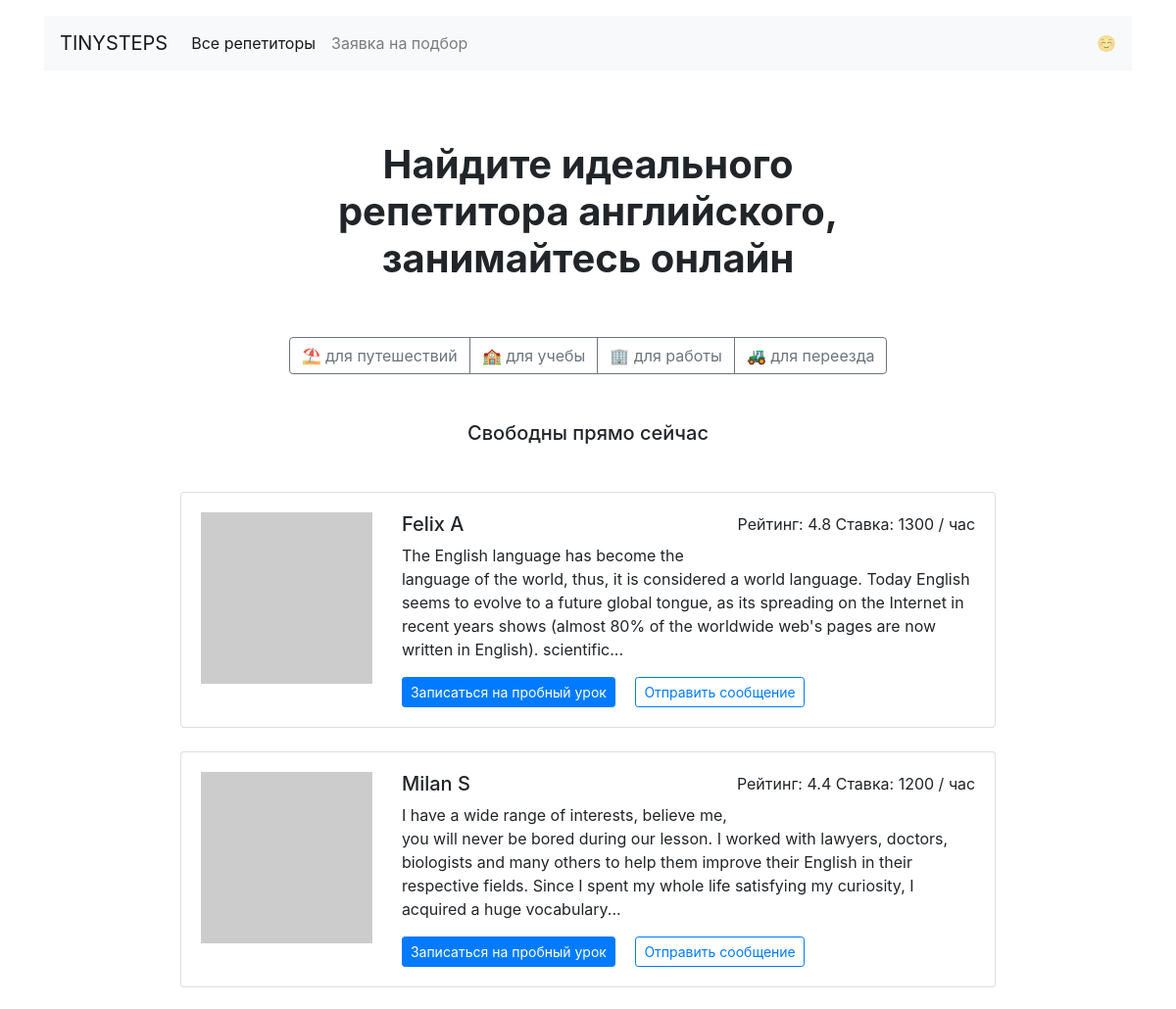
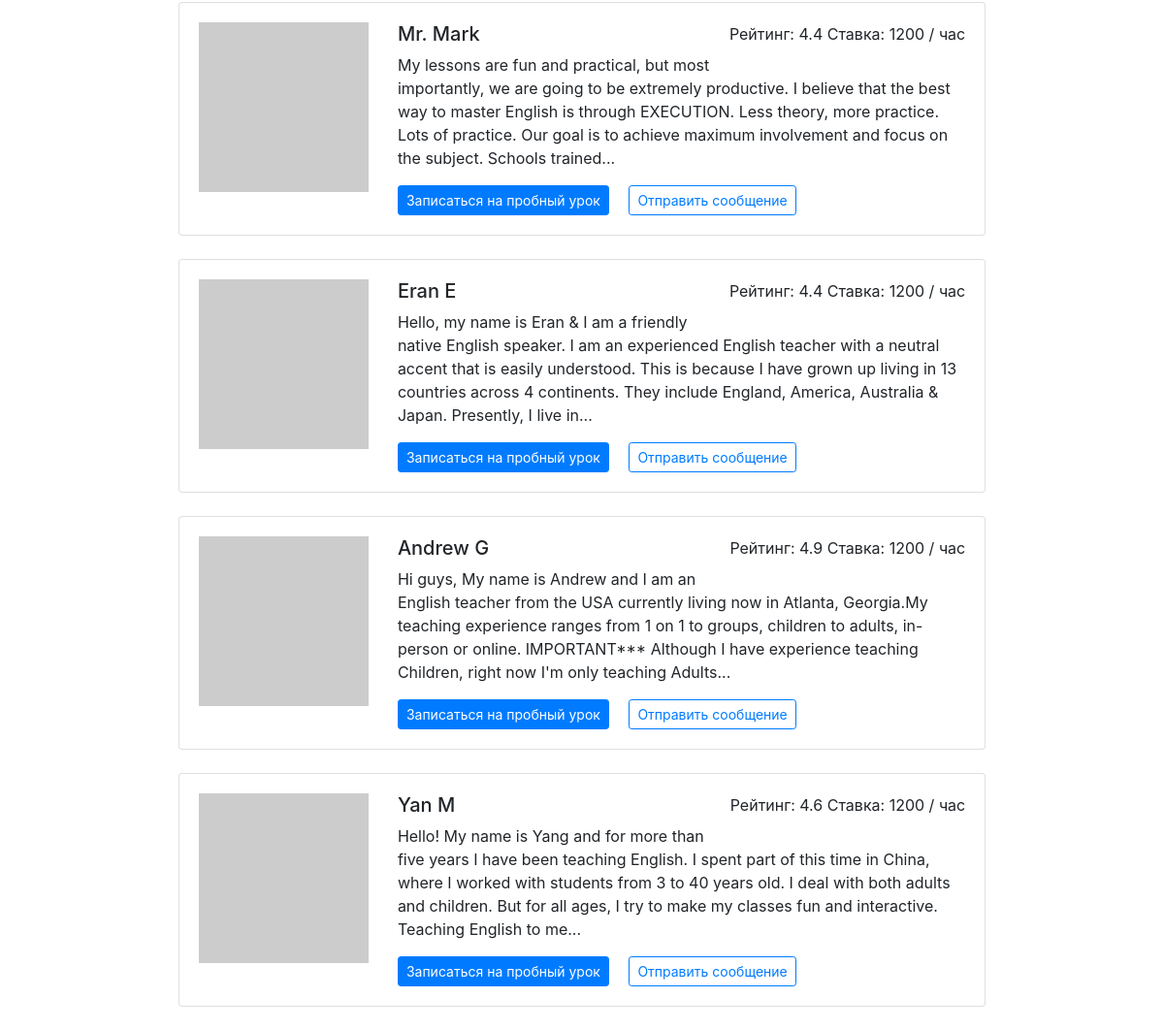
The page / on the database its author committed (2 pictures, top to bottom).
### models.py (models this page shows)
class Goal(db.Model):
    __tablename__ = 'Goal'
    id = db.Column(db.Integer, primary_key=True, unique=True, autoincrement=True)
    name = db.Column(db.String, nullable=False)
    icon = db.Column(db.String, nullable=False)
    ru_name = db.Column(db.String, nullable=False)
    requests = db.relationship('Request', back_populates='goal')
    tutors = db.relationship('Tutor', secondary=Tutor_Goal, back_populates='goals')

class Tutor(db.Model):
    __tablename__ = 'Tutor'
    id = db.Column(db.Integer, primary_key=True, unique=True, autoincrement=True)
    name = db.Column(db.String, unique=True, nullable=False)
    about = db.Column(db.Text, default='text about tutor')
    rating = db.Column(db.Float, default=5.0)
    picture = db.Column(db.String, default='https://i.pravatar.cc/300?img=27')
    price = db.Column(db.Integer, default=1000)
    goals = db.relationship('Goal', secondary=Tutor_Goal, back_populates='tutors')
    schedules = db.relationship('Schedule', back_populates='tutor')
    messages = db.relationship('Message', back_populates='tutor')

### app.py (the view)
@app.route('/')
def index_page():
    tutors_index = {}
    for tutor_row in db.session.query(Tutor).order_by(func.random()).limit(6):
        tutors_index[tutor_row.id] = {'name': tutor_row.name, 'about': tutor_row.about, 'picture': tutor_row.picture,
                                      'rating': tutor_row.rating, 'price': tutor_row.price}
    return render_template('index.html', tutors_index=tutors_index)

### app.py (called while the page is built)
@app.context_processor
def pass_goals():
    week_days = {"mon": "понедельник", "tue": "вторник", "wed": "среда", "thu": "четверг", "fri": "пятница",
                 "sat": "суббота", "sun": "четверг"}
    goals = {goal.name: [goal.ru_name, goal.icon] for goal in db.session.query(Goal).all()}
    return dict(goals=goals, week_days=week_days)

### templates/index.html (shortened to what this page needs)
<!DOCTYPE html>
<html lang="en">
<head>
    <link rel="stylesheet" href="https://stackpath.bootstrapcdn.com/bootstrap/4.3.1/css/bootstrap.min.css">
</head>
<body>
<div class="container mt-3">
    <nav class="navbar navbar-expand-lg navbar-light bg-light">
      <a class="navbar-brand" href="/">TINYSTEPS</a>
      <div class="collapse navbar-collapse" id="navbarNav">
        <ul class="navbar-nav">
          <li class="nav-item active">
            <a class="nav-link" href="/">Все репетиторы</a>
          </li>
          <li class="nav-item">
            <a class="nav-link" href="/pick">Заявка на подбор</a>
          </li>
        </ul>
      </div>
      <span class="navbar-text">
          ☺️
      </span>
    </nav>
    <h2 class="h1 text-center w-50 mx-auto mt-4 py-5"><strong>Найдите идеального репетитора английского, занимайтесь онлайн</strong></h2>
    <div class="text-center mb-5">
        <div class="btn-group mx-auto mb-0" role="group" aria-label="Basic example">
        {% for goal_key, goal_val in goals.items() %}
          <button type="button" class="btn btn-outline-secondary" onclick="location.href='/goals/{{ goal_key }}'" value="Go to Google">{{goal_val[1]}} {{goal_val[0]}}</button>
        {% endfor %}
        </div>
    </div>
    <h5 class="text-center mb-5">Свободны прямо сейчас</h5>
    <div class="w-75 m-auto">
        {% for tutor_id, tutor_val in tutors_index.items() %}
        <div class="card mb-4">
            <div class="card-body">
                <div class="row">
                    <div class="col-3"><img src="{{ tutor_val.picture }}" class="img-fluid"></div>
                    <div class="col-9">
                        <p class="float-right">Рейтинг: {{ tutor_val.rating }} Ставка: {{ tutor_val.price }} / час</p>
                        <h5>{{ tutor_val.name }}</h5>
                        <p>{{ tutor_val.about|truncate(300) }}</p>
                        <a href="/profiles/{{ tutor_id }}" class="btn btn-primary btn-sm mr-3">Записаться на пробный урок</a>
                        <a href="/message/{{ tutor_id }}" class="btn btn-outline-primary btn-sm">Отправить сообщение</a>
                    </div>
                </div>
            </div>
        </div>
        {% endfor %}
    </div>
</div>
</body>
</html>

### rows shown on the page
Goal: icon "⛱", ru_name "для путешествий"
Goal: icon "🏫", ru_name "для учебы"
Goal: icon "🏢", ru_name "для работы"
Goal: icon "🚜", ru_name "для переезда"
Tutor: rating "4.8", price "1300", name "Felix A", about "The English language has become the language of the world, thus, it is considered a world language. Today English seems to evolve to a future global tongue, as its spreading on the Internet in recent years shows (almost 80% of the worldwide web's pages are now written in English). scientific..."
Tutor: rating "4.4", price "1200", name "Milan S", about "I have a wide range of interests, believe me, you will never be bored during our lesson. I worked with lawyers, doctors, biologists and many others to help them improve their English in their respective fields. Since I spent my whole life satisfying my curiosity, I acquired a huge vocabulary..."
Tutor: rating "4.4", price "1200", name "Mr. Mark", about "My lessons are fun and practical, but most importantly, we are going to be extremely productive. I believe that the best way to master English is through EXECUTION. Less theory, more practice. Lots of practice. Our goal is to achieve maximum involvement and focus on the subject. Schools trained..."
Tutor: rating "4.4", price "1200", name "Eran E", about "Hello, my name is Eran & I am a friendly native English speaker. I am an experienced English teacher with a neutral accent that is easily understood. This is because I have grown up living in 13 countries across 4 continents. They include England, America, Australia & Japan. Presently, I live in..."
Tutor: rating "4.9", price "1200", name "Andrew G", about "Hi guys, My name is Andrew and I am an English teacher from the USA currently living now in Atlanta, Georgia.My teaching experience ranges from 1 on 1 to groups, children to adults, in-person or online. IMPORTANT*** Although I have experience teaching Children, right now I'm only teaching Adults..."
Tutor: rating "4.6", price "1200", name "Yan M", about "Hello! My name is Yang and for more than five years I have been teaching English. I spent part of this time in China, where I worked with students from 3 to 40 years old. I deal with both adults and children. But for all ages, I try to make my classes fun and interactive. Teaching English to me..."
